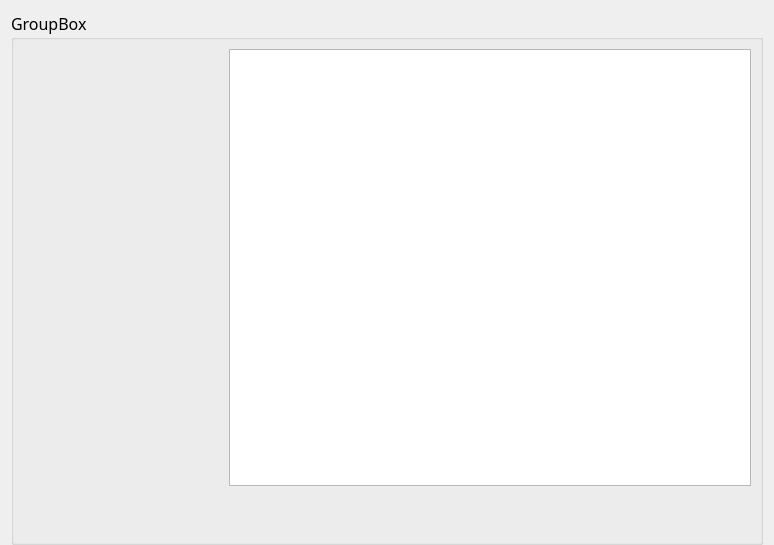
<?xml version="1.0" encoding="UTF-8"?>
<ui version="4.0">
 <class>LogComWid</class>
 <widget class="QWidget" name="LogComWid">
  <property name="geometry">
   <rect>
    <x>0</x>
    <y>0</y>
    <width>774</width>
    <height>545</height>
   </rect>
  </property>
  <property name="windowTitle">
   <string>Form</string>
  </property>
  <layout class="QGridLayout" name="gridLayout">
   <property name="bottomMargin">
    <number>0</number>
   </property>
   <item row="0" column="0">
    <widget class="QGroupBox" name="groupBox">
     <property name="font">
      <font>
       <family>微软雅黑</family>
       <pointsize>12</pointsize>
      </font>
     </property>
     <property name="title">
      <string>GroupBox</string>
     </property>
     <layout class="QGridLayout" name="gridLayout_2">
      <property name="bottomMargin">
       <number>0</number>
      </property>
      <item row="0" column="0">
       <widget class="QWidget" name="dateWid" native="true">
        <property name="minimumSize">
         <size>
          <width>200</width>
          <height>0</height>
         </size>
        </property>
        <property name="maximumSize">
         <size>
          <width>220</width>
          <height>16777215</height>
         </size>
        </property>
       </widget>
      </item>
      <item row="0" column="1">
       <widget class="QTableView" name="tableView"/>
      </item>
      <item row="1" column="0" colspan="2">
       <widget class="QWidget" name="widget" native="true">
        <property name="minimumSize">
         <size>
          <width>0</width>
          <height>50</height>
         </size>
        </property>
        <property name="maximumSize">
         <size>
          <width>16777215</width>
          <height>55</height>
         </size>
        </property>
       </widget>
      </item>
     </layout>
    </widget>
   </item>
  </layout>
 </widget>
 <resources/>
 <connections/>
</ui>
